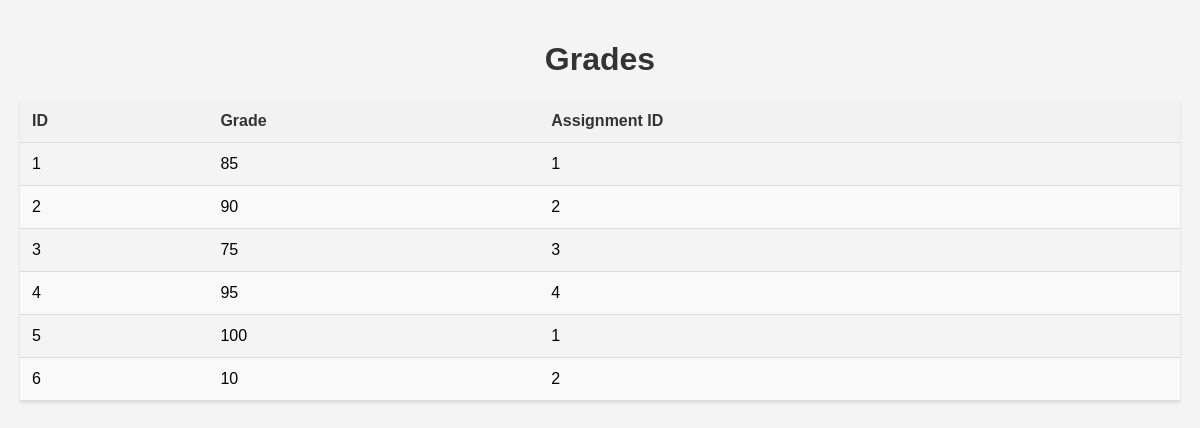
/grades, run on an earlier commit of the app's database.
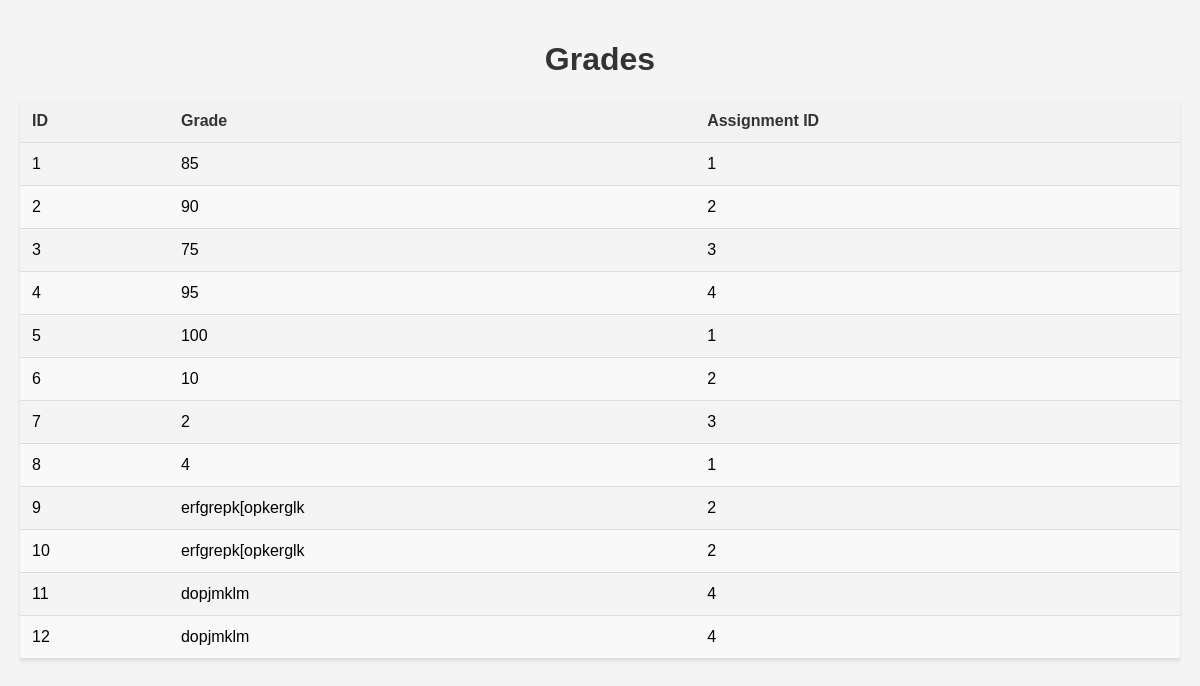
And on a later commit of the database.
### app.py (models this page shows)
class Grades(db.Model):
    id = db.Column(db.Integer, primary_key=True)
    grade = db.Column(db.Integer, nullable=False)
    assignment_id = db.Column(db.Integer, db.ForeignKey('assignments.id'), nullable=False)

### app.py (the view)
@app.route('/grades')
def grades():
    grades = Grades.query.all()
    return render_template('grades.html', grades=grades)

### templates/grades.html (shortened to what this page needs)
<!DOCTYPE html>
<html lang="en">
  <head>
  </head>
  <body>
    <h1>Grades</h1>
    <table>
      <thead>
        <tr>
          <th>ID</th>
          <th>Grade</th>
          <th>Assignment ID</th>
        </tr>
      </thead>
      <tbody>
        {% for grade in grades %}
        <tr>
          <td>{{ grade.id }}</td>
          <td>{{ grade.grade }}</td>
          <td>{{ grade.assignment_id }}</td>
        </tr>
        {% endfor %}
      </tbody>
    </table>
  </body>
</html>

### templates/grades.html (style rules this page uses)
body { font-family: Arial, sans-serif; background-color: #f4f4f4; margin: 0; padding: 20px; }
h1 { text-align: center; color: #333; }
table { width: 100%; border-collapse: collapse; margin: 20px 0; box-shadow: 0 2px 3px rgba(0, 0, 0, 0.1); }
th, td { padding: 12px; text-align: left; border-bottom: 1px solid #ddd; }
th { background-color: #f2f2f2; color: #333; }
tr:nth-child(even) { background-color: #f9f9f9; }

What changed in the data, as far as the page shows it:
added Grades: id "7", grade "2", assignment_id "3"
added Grades: id "8", grade "4", assignment_id "1"
added Grades: id "9", grade "erfgrepk[opkerglk", assignment_id "2"
added Grades: id "10", grade "erfgrepk[opkerglk", assignment_id "2"
added Grades: id "11", grade "dopjmklm", assignment_id "4"
added Grades: id "12", grade "dopjmklm", assignment_id "4"
